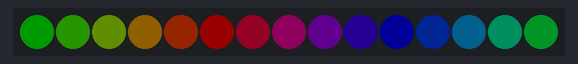
Bench run of a program on a simulated Raspberry Pi Pico running MicroPython. Parts: 15 RGB LEDs in strip order, left to right. Dim RGB values are drawn brighter than linear.

Above: at 1.15 s.
At 5.67 s:
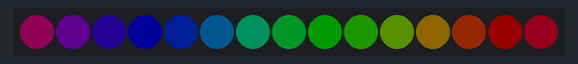
At 10.49 s:
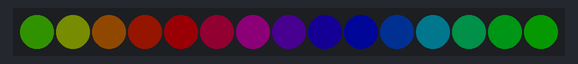
At 20.13 s:
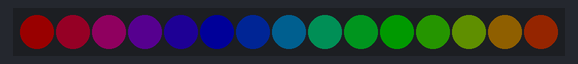
At 29.78 s:
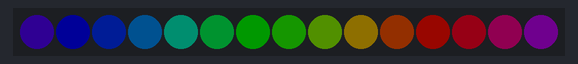
At 39.42 s:
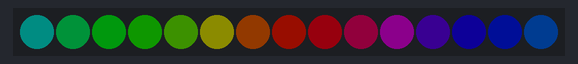

The program:

day-10-running-rainbow-lights.py
```python
# Imports
from machine import Pin
from neopixel import NeoPixel
import time

# LED details
GPIOnumber = 2
LEDcount = 15

# Define the strand pin number and number of LEDs from variables
strand = NeoPixel(Pin(GPIOnumber), LEDcount)

# Brightness factor (0.0 to 1.0, where 1.0 is full brightness)
brightness = 0.1  # Adjust this value to make the lights dimmer

# Function to scale brightness
def scale_brightness(color, factor):
    """Scale RGB color values by a brightness factor."""
    return tuple(int(c * factor) for c in color)

# Function to generate rainbow colors
def wheel(pos):
    """Generate rainbow colors across 0-255 positions."""
    if pos < 85:
        return (pos * 3, 255 - pos * 3, 0)
    elif pos < 170:
        pos -= 85
        return (255 - pos * 3, 0, pos * 3)
    else:
        pos -= 170
        return (0, pos * 3, 255 - pos * 3)

# Turn off all LEDs before program start
strand.fill((0, 0, 0))
strand.write()
time.sleep(1)

while True:
    for j in range(256):  # Cycle through the full rainbow
        for i in range(LEDcount):
            pixel_index = (i * 256 // LEDcount + j) % 256
            color = wheel(pixel_index)
            dimmed_color = scale_brightness(color, brightness)
            strand[i] = dimmed_color
        strand.write()
        time.sleep(0.005)  # Reduce this value for faster changes
```
